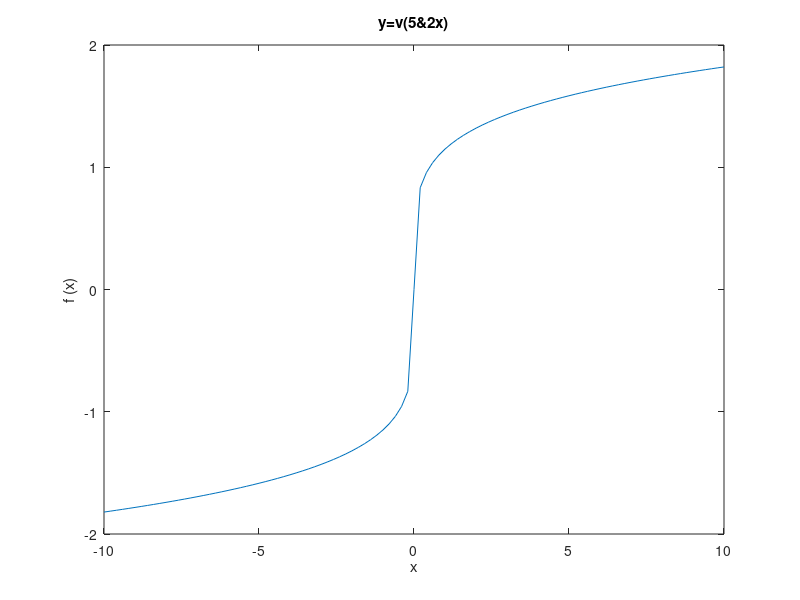

Reproduce this figure in MATLAB.
% Octave Script
% Title			:Funcion constante
% Description		:Script para graficar una funcion de la forma f(x)=a   
% Author		:Yessenia Correa Arvizu (YessiArvizu)
% Date			:20210401
% Sesion		:1
% Usage			:octave> /path/f_constante
% Notes			:Requiere aplicacion octave usar en consola preferentemente
% limpiar variables
		 clear
	% Ejemplo y=2-v(4x-2)
	% Rango de -10..10 en i = 1
		x = -10 : 0.2 : 10 ;
	% Valor de la función
	 	y=nthroot(2*(x),5);
	% Dibujar x, y
		 plot (x, y);
	% Titulo
		title ( "y=v(5&2x)" );
	% Etiqueta para x
		xlabel ( " x " );
	% Etiqueta para y
		ylabel ( " f (x) " );

